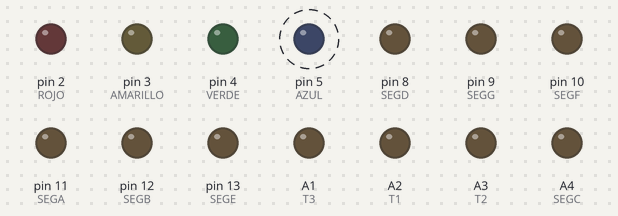
A sketch run on a simulated Arduino Uno, built with avr-gcc and run on an emulated ATmega328P. Shown: output pins drawn as LEDs (lit = HIGH). Dashed ring = blinking.

Above: at 0.1 s.
Timing chart, 0 to 3.0 s (numbered marks = the images above):
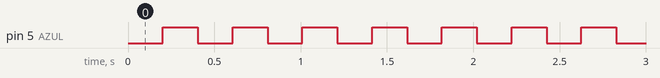

Measured:
- by itself, pin 5 (AZUL): alternates HIGH for 0.20 s and LOW for 0.20 s

The sketch:

ProtocoloSerial.ino
```cpp
#include "sistem.h"

int flag=0;
int cont1=0;


void setup() {
  initPorts();
  initTimer2();
  Serial.begin(9600);
 // Serial.println("aisvdjabs");

}

void loop() {
  animacionLedTestigo();

  char receive=Serial.read();
   if(Serial.available()){//si hay algo en el puerto serie luego leemos con la otra funcion serial.read

      Serial.println(receive);//imprimimos lo que guardamos en la variable receive
   }

}


//*********************************************************
//Vector interrupcion Timer2
//********************************************************
ISR(TIMER2_OVF_vect)
{
  TCNT2 = 5;                              // contador para parpadeo de led
  cont1++;

  if (cont1 == TOSC)
  {
    cont1 = 0;
    flag = 1;
  }

}

/*void serialEvent(){
  while(Serial.available()){//si hay algo en el puerto serie luego leemos con la otra funcion serial.read
    char receive=Serial.read();
      Serial.println(receive);//imprimimos lo que guardamos en la variable receive

  }
}*/
```

sistem.cpp
```cpp
#include "sistem.h"
#include "arduino.h"

extern bool flag;
bool estado = 0;

void initPorts(void)
{
  pinMode(ROJO, OUTPUT);
  pinMode(AMARILLO, OUTPUT);
  pinMode(VERDE, OUTPUT);
  pinMode(AZUL, OUTPUT);
  pinMode(P1, INPUT);
  pinMode(P2, INPUT);
  pinMode(SEGA, OUTPUT);
  pinMode(SEGB, OUTPUT);
  pinMode(SEGC, OUTPUT);
  pinMode(SEGD, OUTPUT);
  pinMode(SEGE, OUTPUT);
  pinMode(SEGF, OUTPUT);
  pinMode(SEGG, OUTPUT);
  pinMode(SEGSP, OUTPUT);
  pinMode(T1, OUTPUT);
  pinMode(T2, OUTPUT);
  pinMode(T3, OUTPUT);
  Serial.begin(9600);
}

//*******************************************************
//Configura Timer2
//******************************************************
void initTimer2(void)
{
  SREG = 0b01111111;       //Desabilitar interrupciones
  TIMSK2 = 0b00000001;     //Habilita la interrupcion por desbordamiento
  TCCR2B = 0b00000011;     //Configura preescala para que FT2 sea de 250KHz
  SREG = 0b10000000;       //Habilitar interrupciones //Desabilitar interrupciones
  TCNT2 = 5;               //255-5 =250 (el valor que queremos)
}


// ------------------------------------------
// ------------------------------------------
//animacion led testigo


void animacionLedTestigo() {
  if (flag)
  {
    flag = 0;
    estado = !estado;
    digitalWrite(AZUL, estado);

  }
}
// ------------------------------------------
// ------------------------------------------
```

sistem.h
```cpp
void initPorts(void);
void initTimer2(void);
void animacionLedTestigo();

#define POTE A0

#define SEGA 11
#define SEGB 12
#define SEGC A4
#define SEGD 8
#define SEGE 13
#define SEGF 10
#define SEGG 9
#define SEGSP A5
#define T1 A2
#define T2 A3
#define T3 A1


#define ROJO 2
#define AMARILLO 3
#define VERDE 4
#define AZUL 5
#define P1 6
#define P2 7

#define TOSC 200
#define TDISP 3
#define TPARP 100
```
